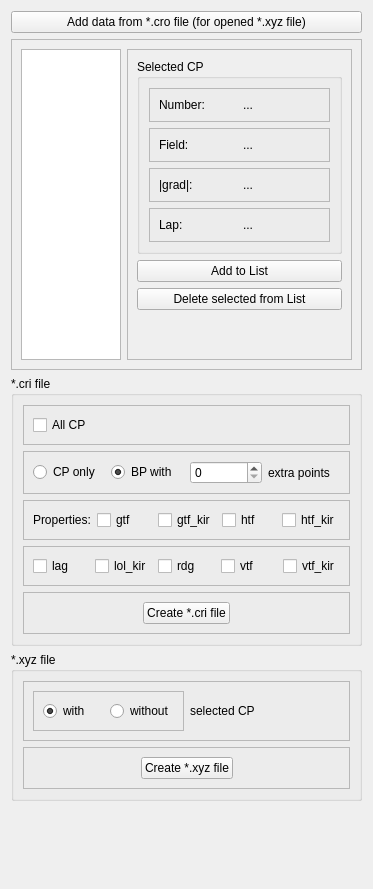
          <widget class="QWidget" name="page_23">
           <property name="geometry">
            <rect>
             <x>0</x>
             <y>0</y>
             <width>373</width>
             <height>889</height>
            </rect>
           </property>
           <attribute name="label">
            <string>Critical points (Critic2 *.cri file)</string>
           </attribute>
           <layout class="QVBoxLayout" name="verticalLayout_11">
            <item>
             <widget class="QPushButton" name="FormButtonAddCroData">
              <property name="text">
               <string>Add data from *.cro file (for opened *.xyz file)</string>
              </property>
             </widget>
            </item>
            <item>
             <widget class="QFrame" name="frame_86">
              <property name="frameShape">
               <enum>QFrame::StyledPanel</enum>
              </property>
              <property name="frameShadow">
               <enum>QFrame::Raised</enum>
              </property>
              <layout class="QHBoxLayout" name="horizontalLayout_117">
               <item>
                <widget class="QListWidget" name="FormCPlist">
                 <property name="maximumSize">
                  <size>
                   <width>100</width>
                   <height>16777215</height>
                  </size>
                 </property>
                </widget>
               </item>
               <item>
                <widget class="QFrame" name="frame_109">
                 <property name="minimumSize">
                  <size>
                   <width>150</width>
                   <height>0</height>
                  </size>
                 </property>
                 <property name="frameShape">
                  <enum>QFrame::StyledPanel</enum>
                 </property>
                 <property name="frameShadow">
                  <enum>QFrame::Raised</enum>
                 </property>
                 <layout class="QVBoxLayout" name="verticalLayout_80">
                  <item>
                   <widget class="QGroupBox" name="groupBox_30">
                    <property name="title">
                     <string>Selected CP</string>
                    </property>
                    <layout class="QVBoxLayout" name="verticalLayout_79">
                     <item>
                      <widget class="QFrame" name="frame_110">
                       <property name="frameShape">
                        <enum>QFrame::StyledPanel</enum>
                       </property>
                       <property name="frameShadow">
                        <enum>QFrame::Raised</enum>
                       </property>
                       <layout class="QHBoxLayout" name="horizontalLayout_112">
                        <item>
                         <widget class="QLabel" name="label_82">
                          <property name="text">
                           <string>Number:</string>
                          </property>
                         </widget>
                        </item>
                        <item>
                         <widget class="QLabel" name="FormSelectedCP">
                          <property name="text">
                           <string>...</string>
                          </property>
                         </widget>
                        </item>
                       </layout>
                      </widget>
                     </item>
                     <item>
                      <widget class="QFrame" name="frame_111">
                       <property name="frameShape">
                        <enum>QFrame::StyledPanel</enum>
                       </property>
                       <property name="frameShadow">
                        <enum>QFrame::Raised</enum>
                       </property>
                       <layout class="QHBoxLayout" name="horizontalLayout_113">
                        <item>
                         <widget class="QLabel" name="label_84">
                          <property name="text">
                           <string>Field:</string>
                          </property>
                         </widget>
                        </item>
                        <item>
                         <widget class="QLabel" name="FormSelectedCP_f">
                          <property name="text">
                           <string>...</string>
                          </property>
                         </widget>
                        </item>
                       </layout>
                      </widget>
                     </item>
                     <item>
                      <widget class="QFrame" name="frame_112">
                       <property name="frameShape">
                        <enum>QFrame::StyledPanel</enum>
                       </property>
                       <property name="frameShadow">
                        <enum>QFrame::Raised</enum>
                       </property>
                       <layout class="QHBoxLayout" name="horizontalLayout_114">
                        <item>
                         <widget class="QLabel" name="label_85">
                          <property name="text">
                           <string>|grad|:</string>
                          </property>
                         </widget>
                        </item>
                        <item>
                         <widget class="QLabel" name="FormSelectedCP_g">
                          <property name="text">
                           <string>...</string>
                          </property>
                         </widget>
                        </item>
                       </layout>
                      </widget>
                     </item>
                     <item>
                      <widget class="QFrame" name="frame_113">
                       <property name="frameShape">
                        <enum>QFrame::StyledPanel</enum>
                       </property>
                       <property name="frameShadow">
                        <enum>QFrame::Raised</enum>
                       </property>
                       <layout class="QHBoxLayout" name="horizontalLayout_115">
                        <item>
                         <widget class="QLabel" name="label_87">
                          <property name="text">
                           <string>Lap:</string>
                          </property>
                         </widget>
                        </item>
                        <item>
                         <widget class="QLabel" name="FormSelectedCP_lap">
                          <property name="text">
                           <string>...</string>
                          </property>
                         </widget>
                        </item>
                       </layout>
                      </widget>
                     </item>
                    </layout>
                   </widget>
                  </item>
                  <item>
                   <widget class="QPushButton" name="FormCPaddToList">
                    <property name="text">
                     <string>Add to List</string>
                    </property>
                   </widget>
                  </item>
                  <item>
                   <widget class="QPushButton" name="FormCPdeleteFromList">
                    <property name="text">
                     <string>Delete selected from List</string>
                    </property>
                   </widget>
                  </item>
                  <item>
                   <spacer name="verticalSpacer_20">
                    <property name="orientation">
                     <enum>Qt::Vertical</enum>
                    </property>
                    <property name="sizeHint" stdset="0">
                     <size>
                      <width>20</width>
                      <height>40</height>
                     </size>
                    </property>
                   </spacer>
                  </item>
                 </layout>
                </widget>
               </item>
              </layout>
             </widget>
            </item>
            <item>
             <widget class="QGroupBox" name="groupBox_34">
              <property name="minimumSize">
               <size>
                <width>0</width>
                <height>0</height>
               </size>
              </property>
              <property name="title">
               <string>*.cri file</string>
              </property>
              <layout class="QVBoxLayout" name="verticalLayout_86">
               <item>
                <widget class="QFrame" name="frame_140">
                 <property name="frameShape">
                  <enum>QFrame::StyledPanel</enum>
                 </property>
                 <property name="frameShadow">
                  <enum>QFrame::Raised</enum>
                 </property>
                 <layout class="QHBoxLayout" name="horizontalLayout_143">
                  <item>
                   <widget class="QCheckBox" name="form_critic_all_cp">
                    <property name="text">
                     <string>All CP</string>
                    </property>
                   </widget>
                  </item>
                 </layout>
                </widget>
               </item>
               <item>
                <widget class="QFrame" name="frame_134">
                 <property name="frameShape">
                  <enum>QFrame::StyledPanel</enum>
                 </property>
                 <property name="frameShadow">
                  <enum>QFrame::Raised</enum>
                 </property>
                 <layout class="QHBoxLayout" name="horizontalLayout_137">
                  <item>
                   <widget class="QRadioButton" name="radioButton_9">
                    <property name="text">
                     <string>CP only</string>
                    </property>
                   </widget>
                  </item>
                  <item>
                   <widget class="QRadioButton" name="formCriticBPradio">
                    <property name="text">
                     <string>BP with</string>
                    </property>
                    <property name="checked">
                     <bool>true</bool>
                    </property>
                   </widget>
                  </item>
                  <item>
                   <widget class="QSpinBox" name="FormExtraPoints"/>
                  </item>
                  <item>
                   <widget class="QLabel" name="label_86">
                    <property name="text">
                     <string>extra points</string>
                    </property>
                   </widget>
                  </item>
                 </layout>
                </widget>
               </item>
               <item>
                <widget class="QFrame" name="frame_135">
                 <property name="frameShape">
                  <enum>QFrame::StyledPanel</enum>
                 </property>
                 <property name="frameShadow">
                  <enum>QFrame::Raised</enum>
                 </property>
                 <layout class="QHBoxLayout" name="horizontalLayout_138">
                  <item>
                   <widget class="QLabel" name="label_95">
                    <property name="text">
                     <string>Properties:</string>
                    </property>
                   </widget>
                  </item>
                  <item>
                   <widget class="QCheckBox" name="form_critic_prop_gtf">
                    <property name="text">
                     <string>gtf</string>
                    </property>
                   </widget>
                  </item>
                  <item>
                   <widget class="QCheckBox" name="form_critic_prop_gtf_kir">
                    <property name="text">
                     <string>gtf_kir</string>
                    </property>
                   </widget>
                  </item>
                  <item>
                   <widget class="QCheckBox" name="form_critic_prop_htf">
                    <property name="text">
                     <string>htf</string>
                    </property>
                   </widget>
                  </item>
                  <item>
                   <widget class="QCheckBox" name="form_critic_prop_htf_kir">
                    <property name="text">
                     <string>htf_kir</string>
                    </property>
                   </widget>
                  </item>
                 </layout>
                </widget>
               </item>
               <item>
                <widget class="QFrame" name="frame_136">
                 <property name="minimumSize">
                  <size>
                   <width>0</width>
                   <height>0</height>
                  </size>
                 </property>
                 <property name="frameShape">
                  <enum>QFrame::StyledPanel</enum>
                 </property>
                 <property name="frameShadow">
                  <enum>QFrame::Raised</enum>
                 </property>
                 <layout class="QHBoxLayout" name="horizontalLayout_86">
                  <item>
                   <widget class="QCheckBox" name="form_critic_prop_lag">
                    <property name="text">
                     <string>lag</string>
                    </property>
                   </widget>
                  </item>
                  <item>
                   <widget class="QCheckBox" name="form_critic_prop_lol_kir">
                    <property name="text">
                     <string>lol_kir</string>
                    </property>
                   </widget>
                  </item>
                  <item>
                   <widget class="QCheckBox" name="form_critic_prop_rdg">
                    <property name="text">
                     <string>rdg</string>
                    </property>
                   </widget>
                  </item>
                  <item>
                   <widget class="QCheckBox" name="form_critic_prop_vtf">
                    <property name="text">
                     <string>vtf</string>
                    </property>
                   </widget>
                  </item>
                  <item>
                   <widget class="QCheckBox" name="form_critic_prop_vtf_kir">
                    <property name="text">
                     <string>vtf_kir</string>
                    </property>
                   </widget>
                  </item>
                 </layout>
                </widget>
               </item>
               <item>
                <widget class="QFrame" name="frame_115">
                 <property name="minimumSize">
                  <size>
                   <width>0</width>
                   <height>0</height>
                  </size>
                 </property>
                 <property name="frameShape">
                  <enum>QFrame::StyledPanel</enum>
                 </property>
                 <property name="frameShadow">
                  <enum>QFrame::Raised</enum>
                 </property>
                 <layout class="QHBoxLayout" name="horizontalLayout_141">
                  <item>
                   <spacer name="horizontalSpacer_77">
                    <property name="orientation">
                     <enum>Qt::Horizontal</enum>
                    </property>
                    <property name="sizeHint" stdset="0">
                     <size>
                      <width>95</width>
                      <height>20</height>
                     </size>
                    </property>
                   </spacer>
                  </item>
                  <item>
                   <widget class="QPushButton" name="FormCreateCriFile">
                    <property name="text">
                     <string>Create *.cri file</string>
                    </property>
                   </widget>
                  </item>
                  <item>
                   <spacer name="horizontalSpacer_97">
                    <property name="orientation">
                     <enum>Qt::Horizontal</enum>
                    </property>
                    <property name="sizeHint" stdset="0">
                     <size>
                      <width>95</width>
                      <height>20</height>
                     </size>
                    </property>
                   </spacer>
                  </item>
                 </layout>
                </widget>
               </item>
              </layout>
             </widget>
            </item>
            <item>
             <widget class="QGroupBox" name="groupBox_35">
              <property name="minimumSize">
               <size>
                <width>0</width>
                <height>0</height>
               </size>
              </property>
              <property name="title">
               <string>*.xyz file</string>
              </property>
              <layout class="QVBoxLayout" name="verticalLayout_87">
               <item>
                <widget class="QFrame" name="frame_125">
                 <property name="minimumSize">
                  <size>
                   <width>0</width>
                   <height>0</height>
                  </size>
                 </property>
                 <property name="frameShape">
                  <enum>QFrame::StyledPanel</enum>
                 </property>
                 <property name="frameShadow">
                  <enum>QFrame::Raised</enum>
                 </property>
                 <layout class="QHBoxLayout" name="horizontalLayout_130">
                  <item>
                   <widget class="QFrame" name="frame_126">
                    <property name="minimumSize">
                     <size>
                      <width>0</width>
                      <height>0</height>
                     </size>
                    </property>
                    <property name="frameShape">
                     <enum>QFrame::StyledPanel</enum>
                    </property>
                    <property name="frameShadow">
                     <enum>QFrame::Raised</enum>
                    </property>
                    <layout class="QHBoxLayout" name="horizontalLayout_129">
                     <item>
                      <widget class="QRadioButton" name="radio_with_cp">
                       <property name="text">
                        <string>with</string>
                       </property>
                       <property name="checked">
                        <bool>true</bool>
                       </property>
                      </widget>
                     </item>
                     <item>
                      <widget class="QRadioButton" name="radio_without_cp">
                       <property name="text">
                        <string>without</string>
                       </property>
                      </widget>
                     </item>
                    </layout>
                   </widget>
                  </item>
                  <item>
                   <widget class="QLabel" name="label_93">
                    <property name="text">
                     <string>selected CP</string>
                    </property>
                   </widget>
                  </item>
                 </layout>
                </widget>
               </item>
               <item>
                <widget class="QFrame" name="frame_139">
                 <property name="frameShape">
                  <enum>QFrame::StyledPanel</enum>
                 </property>
                 <property name="frameShadow">
                  <enum>QFrame::Raised</enum>
                 </property>
                 <layout class="QHBoxLayout" name="horizontalLayout_142">
                  <item>
                   <spacer name="horizontalSpacer_98">
                    <property name="orientation">
                     <enum>Qt::Horizontal</enum>
                    </property>
                    <property name="sizeHint" stdset="0">
                     <size>
                      <width>93</width>
                      <height>20</height>
                     </size>
                    </property>
                   </spacer>
                  </item>
                  <item>
                   <widget class="QPushButton" name="FormCreateCriXYZFile">
                    <property name="text">
                     <string>Create *.xyz file</string>
                    </property>
                   </widget>
                  </item>
                  <item>
                   <spacer name="horizontalSpacer_99">
                    <property name="orientation">
                     <enum>Qt::Horizontal</enum>
                    </property>
                    <property name="sizeHint" stdset="0">
                     <size>
                      <width>93</width>
                      <height>20</height>
                     </size>
                    </property>
                   </spacer>
                  </item>
                 </layout>
                </widget>
               </item>
              </layout>
             </widget>
            </item>
            <item>
             <spacer name="verticalSpacer_28">
              <property name="orientation">
               <enum>Qt::Vertical</enum>
              </property>
              <property name="sizeHint" stdset="0">
               <size>
                <width>20</width>
                <height>40</height>
               </size>
              </property>
             </spacer>
            </item>
           </layout>
          </widget>
